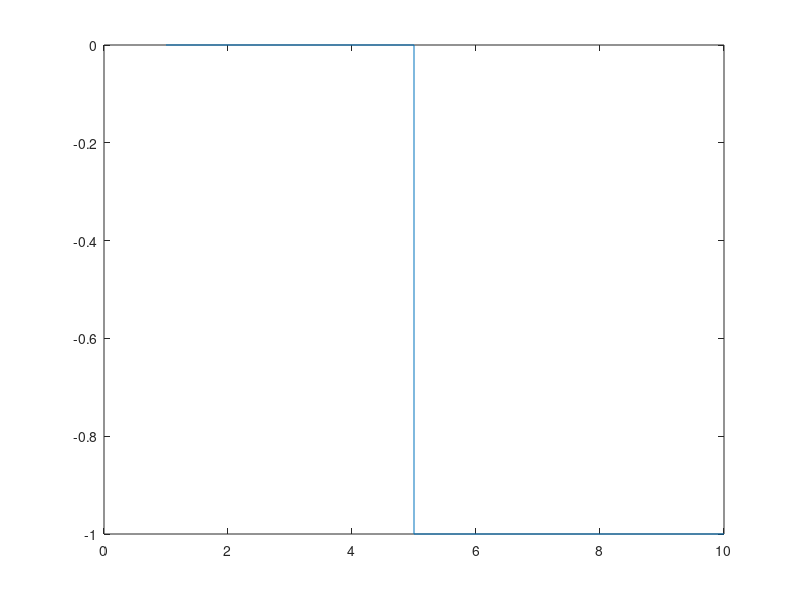

The MATLAB source for this figure:
x = [101101];
y = zeros(1,length(x));
n=5
for i=1:length(x)
     if(x(i)==1)
         y(i*n:(i+1)*n)=1
     else
         y(i*n:(i+1)*n)=-1
     end
end
stairs(y)